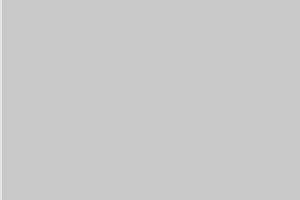
Frame 1 (no input)
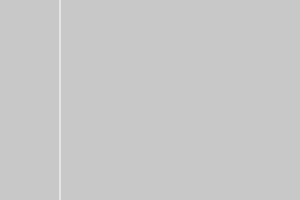
Frame 60 (no input)
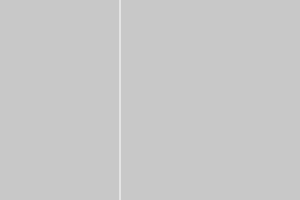
Frame 120 (the mouse pressed at the canvas centre since frame 60)

The p5.js sketch that drew these frames (run headless with seeded random() and noise() and a simulated clock; from frame 60 on, the mouse is pressed at the canvas centre):

// p5.js sketch
// ── sketch.js
function setup() {

  var text = createP("This is a paragraph element.");
  text.position(400, 150);
  var canvas = createCanvas(300, 200);

}

// A simple animation
function draw() {
  background(200);
  stroke(255);
  line(frameCount % width, 0, frameCount % width, height);
}
